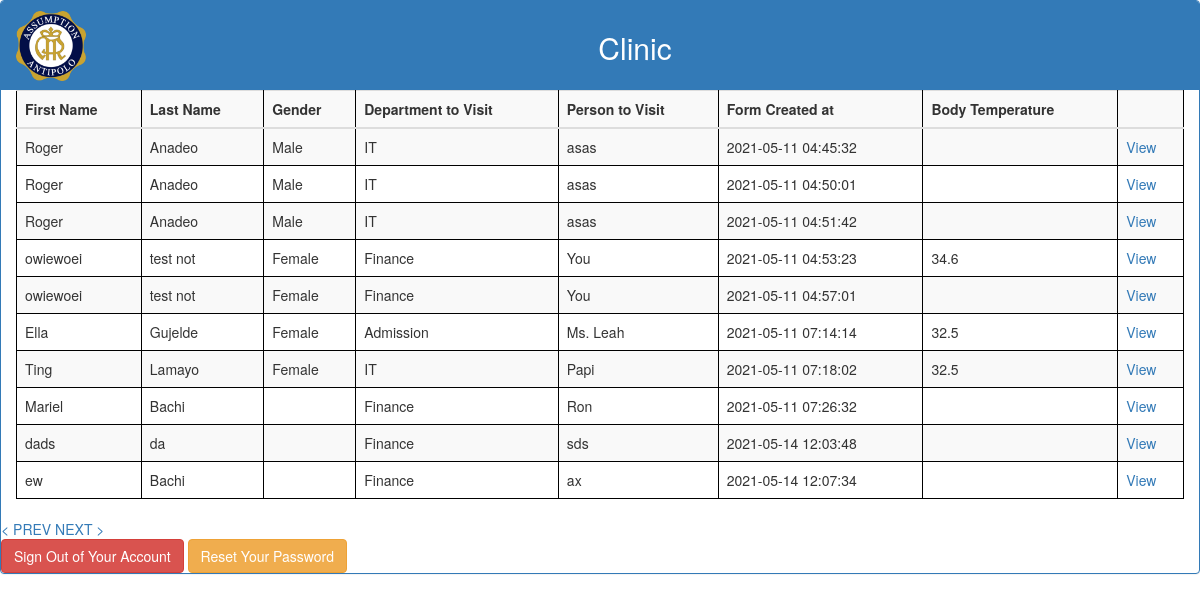
The app's page /Clinicview.php?page=1 with its own data.
### tables this page shows
CREATE TABLE `visitor` (
  `id` int(11) NOT NULL AUTO_INCREMENT,
  `Agree` text NOT NULL,
  `last_name` varchar(50) NOT NULL,
  `first_name` varchar(50) NOT NULL,
  `Address` varchar(200) NOT NULL,
  `Email` varchar(50) NOT NULL,
  `Contact_Number` text NOT NULL,
  `Gender` varchar(30) NOT NULL,
  `Department` varchar(30) NOT NULL,
  `person_to_visit` text NOT NULL,
  `reason_to_visit` text NOT NULL,
  `From_visit` varchar(25) NOT NULL,
  `To_visit` varchar(25) NOT NULL,
  `Question1` varchar(30) NOT NULL,
  `Question2` varchar(30) NOT NULL,
  `Question3` varchar(30) NOT NULL,
  `Question4` varchar(30) NOT NULL,
  `q4txt` text NOT NULL,
  `Question5` varchar(30) NOT NULL,
  `q5txt` text NOT NULL,
  `Code` varchar(8) NOT NULL,
  `created_at` timestamp NOT NULL DEFAULT CURRENT_TIMESTAMP,
  `GuardName` varchar(50) NOT NULL,
  `Body_Temp` varchar(5) NOT NULL,
  `log_type` int(11) NOT NULL COMMENT '10 - scheduled; 20 - onsite;  30- wfh',
  `type` int(11) NOT NULL COMMENT '10 - visitor; 20 employee',
  PRIMARY KEY (`id`)
);

### Clinicview.php (the view, shortened to what this page needs)
	<?php
	$offset = 0;
	$per_page = 10;
	if(isset($_GET['page'])){
		$offset = $_GET['page'] * $per_page;
	}
	$hasNextLink = true;
	?>
	<!DOCTYPE html>
	<html lang="en">
	<head>
	<link rel="stylesheet" href="https://maxcdn.bootstrapcdn.com/bootstrap/3.4.1/css/bootstrap.min.css">
	</head>
	<body>
			<div class="panel panel-primary">
			<div class="panel-heading text-center">
			<img src="AA.png" id="AA" style="width:70px;height:70px;">
				<h2 class="text">Clinic</h2>
			</div>
			<div style="overflow-x:auto;">
					<?php
	$link = mysqli_connect("localhost", "root", "", "checklist");
	$sql = "SELECT * FROM visitor LIMIT $per_page OFFSET $offset";
	if($result = mysqli_query($link, $sql)){
		if(mysqli_num_rows($result) > 0){
			echo "<div class='col-md-12 col-sm-12'>";
			echo "<table class='table table-striped'>";
				echo "<tr>";
					echo "<th>First Name</th>";
					echo "<th>Last Name</th>";
					echo "<th>Gender</th>";
					echo"<th> Department to Visit </th>";
					echo"<th> Person to Visit </th>";
					echo"<th> Form Created at</th>";
					echo"<th>Body Temperature</th>";
					echo"<th>&nbsp;</th>";
				echo "</tr>";
				echo "<tbody>";
			while($row = mysqli_fetch_array($result)){
				echo "<tr>";
					echo "<td>" . $row['first_name'] . "</td>";
					echo "<td>" . $row['last_name'] . "</td>";
					echo "<td>"	.$row ['Gender'] . "</td>";
					echo "<td>" . $row['Department'] . "</td>";
					echo "<td>" . $row['person_to_visit'] . "</td>";
					echo "<td>" . $row['created_at'] . "</td>";
					echo "<td>" . $row['Body_Temp'] . "</td>";
					echo "<td><a href='view_visit_details.php?id=".$row["id"]."'>View</a></td>";
				echo "</tr>";
			}
			echo "</tbody>";
			echo "</table>";
			echo "</div>";
		} else{
			$hasNextLink = false;
			echo "No records matching your query were found.";
		}
	} else{
		echo "ERROR: Could not able to execute $sql. " . mysqli_error($link);
	}
	?>
	<?php if(isset($_GET['page']) && $_GET['page'] >= 1){ ?>
	<a href="Clinicview.php?page=<?php echo $_GET['page'] - 1;?>">< PREV</a>
	<?php } ?>
<?php if($hasNextLink) { ?>
<a href="Clinicview.php?page=<?php echo $_GET['page'] + 1;?>">NEXT ></a>
<?php } ?>
					<br>
					<a href="logout.php" class="btn btn-danger ml-3">Sign Out of Your Account</a>
					<a href="reset-password.php" class="btn btn-warning">Reset Your Password</a>
				</div>
	<?php include "common/footer.php";?>

### Clinicview.php (style rules this page uses)
img#AA { float: left; }
div.panel-heading { padding-bottom: 15px; }
.text-center { text-align: center; }
table, th, td { border: 1px solid black; }

### records on screen
visitor: first_name "Roger", last_name "Anadeo", Gender "Male", Department "IT", person_to_visit "asas", created_at "2021-05-11 04:45:32"
visitor: first_name "Roger", last_name "Anadeo", Gender "Male", Department "IT", person_to_visit "asas", created_at "2021-05-11 04:50:01"
visitor: first_name "Roger", last_name "Anadeo", Gender "Male", Department "IT", person_to_visit "asas", created_at "2021-05-11 04:51:42"
visitor: first_name "owiewoei", last_name "test not", Gender "Female", Department "Finance", person_to_visit "You", created_at "2021-05-11 04:53:23", Body_Temp "34.6"
visitor: first_name "owiewoei", last_name "test not", Gender "Female", Department "Finance", person_to_visit "You", created_at "2021-05-11 04:57:01"
visitor: first_name "Ella", last_name "Gujelde", Gender "Female", Department "Admission", person_to_visit "Ms. Leah", created_at "2021-05-11 07:14:14", Body_Temp "32.5"
visitor: first_name "Ting", last_name "Lamayo", Gender "Female", Department "IT", person_to_visit "Papi", created_at "2021-05-11 07:18:02", Body_Temp "32.5"
visitor: first_name "Mariel", last_name "Bachi", Department "Finance", person_to_visit "Ron", created_at "2021-05-11 07:26:32"
visitor: first_name "dads", last_name "da", Department "Finance", person_to_visit "sds", created_at "2021-05-14 12:03:48"
visitor: first_name "ew", last_name "Bachi", Department "Finance", person_to_visit "ax", created_at "2021-05-14 12:07:34"
